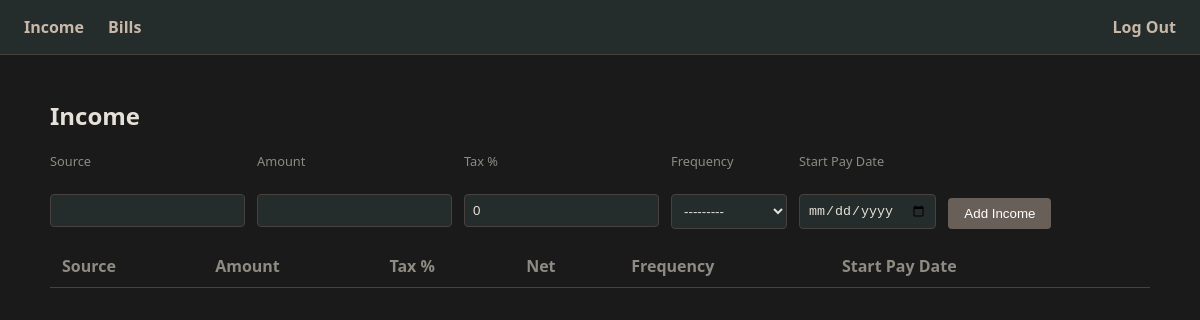
Page /income/ (signed in) on the earlier database version.
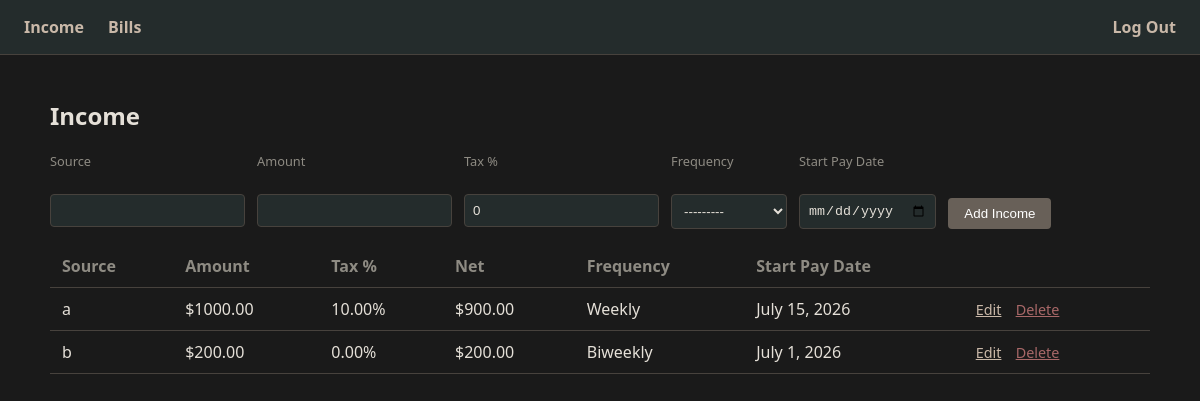
Same page on the later database version.
### income/models.py (models this page shows, shortened)
class Income(models.Model):
    FREQUENCY_CHOICES = [
        ('weekly', 'Weekly'),
        ('biweekly', 'Biweekly'),
        ('semimonthly', 'Semimonthly'),
        ('monthly', 'Monthly'),
    ]
    owner = models.ForeignKey(User, on_delete=models.CASCADE)
    source = models.CharField(max_length=100)
    amount = models.DecimalField(max_digits=10, decimal_places=2)
    tax_deduction_percent = models.DecimalField(max_digits=5, decimal_places=2, default=0)
    frequency = models.CharField(max_length=12, choices=FREQUENCY_CHOICES)
    start_pay_date = models.DateField(help_text="The first known/anchor pay date")
    class Meta:
        ordering = ['source']
    @property
    def net_amount(self):
        return self.amount * (1- (self.tax_deduction_percent / 100))

### income/views.py (the view)
# urls.py: path('',views.income_list, name='income_list'),
@login_required
def income_list(request):
    if request.method == 'POST':
        form = IncomeForm(request.POST)
        if form.is_valid():
            income = form.save(commit=False)
            income.owner = request.user
            income.save()
            return redirect('income_list')
    else:
        form = IncomeForm()
    incomes = Income.objects.filter(owner=request.user)
    return render(request, 'income/income_list.html', {'form': form, 'incomes': incomes})

### income/forms.py
class IncomeForm(forms.ModelForm):
    class Meta:
        model = Income
        fields = ['source', 'amount', 'tax_deduction_percent', 'frequency', 'start_pay_date']
        widgets = {
            'start_pay_date': forms.DateInput(attrs={'type': 'date'})
        }

### income/templates/income/income_list.html (shortened to what this page needs)
{% extends 'base.html' %}
{% block content %}
    <h2>Income</h2>
    <form method="post" class="form-row" style="align-items:flex-start;">
        <div>
            <label for="{{ form.source.id_for_label }}">Source</label><br>
            {{ form.source }}
        </div>
        <div>
            <label for="{{ form.amount.id_for_label }}">Amount</label><br>
            {{ form.amount }}
        </div>
        <div>
            <label for="{{ form.tax_deduction_percent.id_for_label }}">Tax %</label><br>
            {{ form.tax_deduction_percent }}
        </div>
        <div>
            <label for="{{ form.frequency.id_for_label }}">Frequency</label><br>
            {{ form.frequency }}
        </div>
        <div>
            <label for="{{ form.start_pay_date.id_for_label }}">Start Pay Date</label><br>
            {{ form.start_pay_date }}
        </div>
        <div style="align-self:flex-end;">
            <button type="submit">Add Income</button>
        </div>
    </form>
    <table>
        <tr>
            <th>Source</th>
            <th>Amount</th>
            <th>Tax %</th>
            <th>Net</th>
            <th>Frequency</th>
            <th>Start Pay Date</th>
            <th></th>
        </tr>
        {% for income in incomes %}
        <tr>
            <td>{{ income.source }}</td>
            <td>${{ income.amount }}</td>
            <td>{{ income.tax_deduction_percent }}%</td>
            <td>${{ income.net_amount|floatformat:2 }}</td>
            <td>{{ income.get_frequency_display }}</td>
            <td>{{ income.start_pay_date }}</td>
            <td>
                <a href="{% url 'income_edit' income.pk %}" class="action-link">Edit</a>
                <a href="{% url 'income_delete' income.pk %}" class="action-link delete">Delete</a>
            </td>
        </tr>
        {% endfor %}
    </table>
{% endblock %}

### templates/base.html (shortened to what this page needs)
<!DOCTYPE html>
<html lang="en">
{% load static %}
<head>
    <link rel="stylesheet" href="{% static 'css/style.css' %}">
</head>
<body>
    <nav>
        <a href="{% url 'income_list' %}">Income</a>
        <a href="{% url 'bill_list' %}">Bills</a>
        <a href="{% url 'logout' %}">Log Out</a>
    </nav>
    <div class="container">
        {% block content %}{% endblock %}
    </div>
</body>
</html>

### static/css/style.css (style rules this page uses)
body { background:#1a1a1a; color:#e5e0d8; font-family: 'Segoe UI', sans-serif; margin:0; }
nav { background:#242c2c; padding:16px 24px; display:flex; gap:24px; align-items:center; border-bottom:1px solid #47423d; }
nav a { color:#c9b8a8; text-decoration:none; font-weight:600; }
.container { padding:24px 32px; max-width:1100px; margin:0 auto; }
table { width:100%; border-collapse: collapse; margin-top:16px; }
th, td { text-align:left; padding:10px 12px; border-bottom:1px solid #47423d; }
th { color:#8e8b83; cursor:pointer; user-select:none; }
input, select { background:#242c2c; color:#e5e0d8; border:1px solid #47423d; padding:8px; border-radius:4px; }
button { background:#686058; color:#fff; border:none; padding:8px 16px; border-radius:4px; cursor:pointer; }
.form-row { display:flex; gap:12px; flex-wrap:wrap; align-items:center; margin-bottom:16px; }
a.action-link { color:#c9b8a8; margin-right:10px; font-size:0.9em; }
a.action-link.delete { color:#a86868; }
label { font-size:0.8em; color:#8e8b83; display:block; margin-bottom:2px; }

Differences in the rows shown:
added Income: source "a", amount "1000.00", tax_deduction_percent "10.00", net_amount "900.00", frequency "Weekly", start_pay_date "July 15, 2026"
added Income: source "b", amount "200.00", tax_deduction_percent "0.00", net_amount "200.00", frequency "Biweekly", start_pay_date "July 1, 2026"
